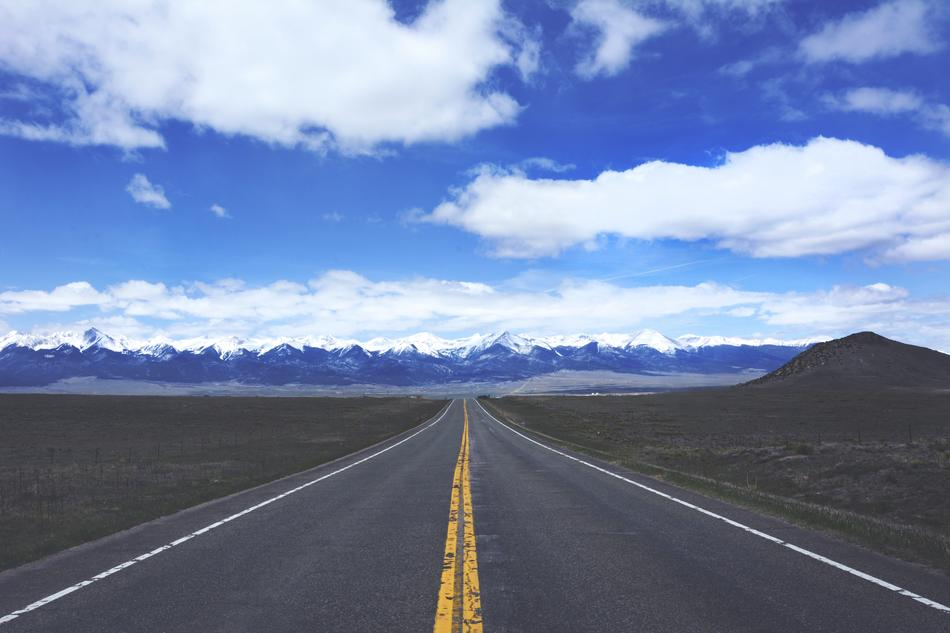
#> input picture road1.jpg, 950 x 633 px
$ jupyter execute road_lane_line_detection.ipynb
#> lines starting #> are read from the running program, lines starting #| are printed output that depends on the picture; after the words box and inside, x2 and y2 are one past the last pixel; in counts of white or black regions, pixels touching at a corner belong together
[cell 1]
import matplotlib.pyplot as plt
import cv2
import numpy as np

[cell 2]
image = cv2.imread('road1.jpg')
#> image is the input picture: shape (633, 950, 3); mean B, G, R 167.2, 132.7, 116.4
# transform colors
image = cv2.cvtColor(image,cv2.COLOR_BGR2RGB)
plt.imshow(image)

[cell 3]
def region_of_interest(img,vertices):
    # Apply frame masking and find region of interest
    mask = np.zeros_like(img)
    mask_color = 255
    cv2.fillPoly(mask,vertices,mask_color)
    masked_image = cv2.bitwise_and(img,mask)
    return masked_image

[cell 4]
# get shape of vertices for region of interest
imshape = image.shape
#> imshape = (633, 950, 3)
top_left = [imshape[1]/2-imshape[1]/4,imshape[0]/2+imshape[0]/7]
#> top_left = [237.5, 406.9]
top_right = [imshape[1]/2+imshape[1]/4,imshape[0]/2+imshape[0]/7]
#> top_right = [712.5, 406.9]
lower_left = [0,imshape[0]]
#> lower_left = [0, 633]
lower_right = [imshape[1],imshape[0]]
#> lower_right = [950, 633]
vertices = np.array([[lower_left,top_left,top_right,lower_right]],dtype=np.int32)

[cell 5]
# turn image gray for easier detection
image_gray = cv2.cvtColor(image,cv2.COLOR_RGB2GRAY)
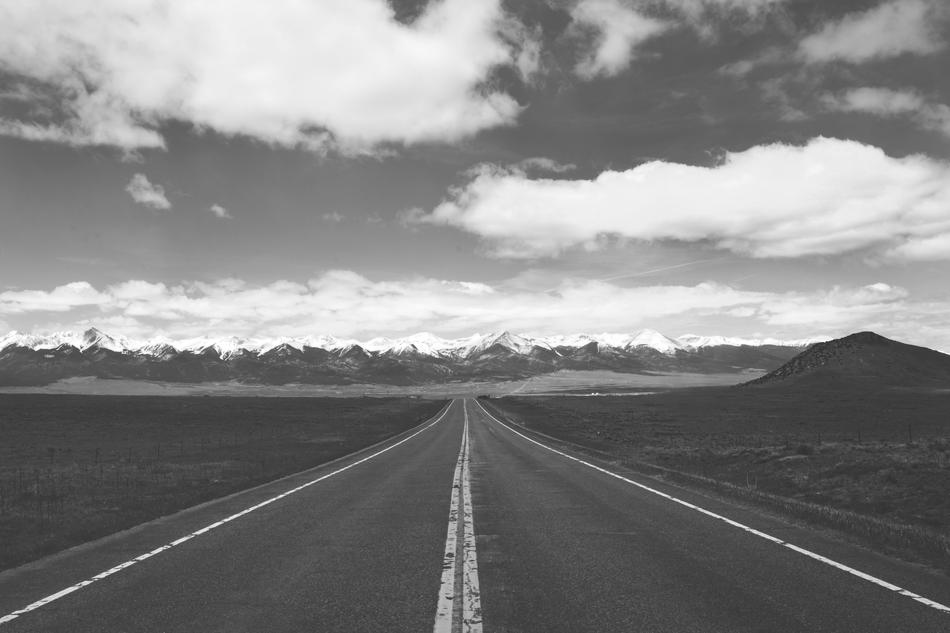
#> image_gray: shape (633, 950); min 32, max 255, mean 131.8
th1 = 50
th2 = 150
# use canny edge detection
image_canny = cv2.Canny(image_gray,th1,th2)
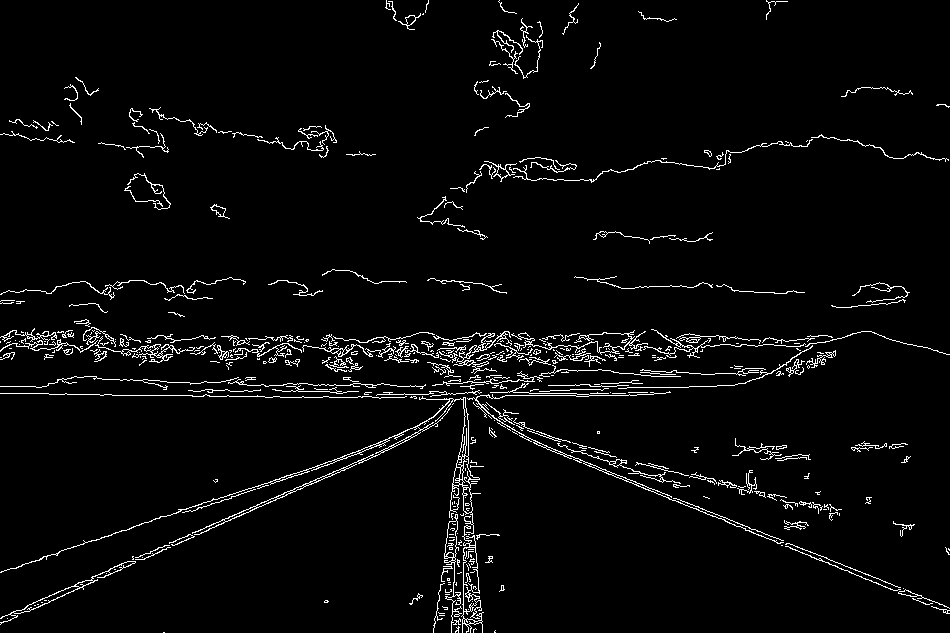
#> image_canny: shape (633, 950); 3.5% white in thin lines or dots

cropped_image = region_of_interest(image_canny,vertices)
#> in region_of_interest, `cv2.fillPoly(mask,vertices,mask_color)`:
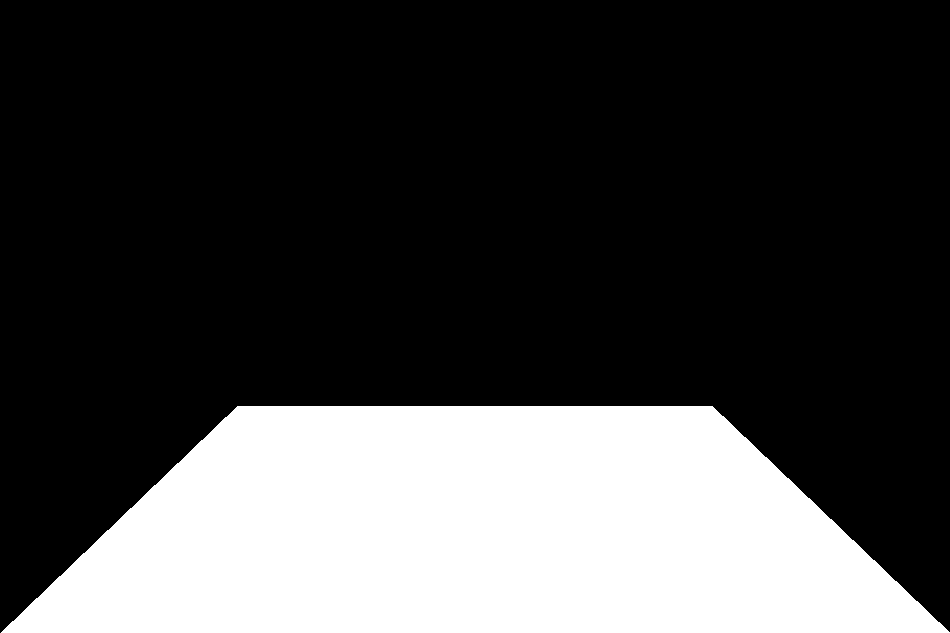
#> mask: shape (633, 950); 26.9% white; 1 white region, box (x1, y1, x2, y2) and area: (1, 406, 950, 633) 161747
#> in region_of_interest, `masked_image = cv2.bitwise_and(img,mask)`:
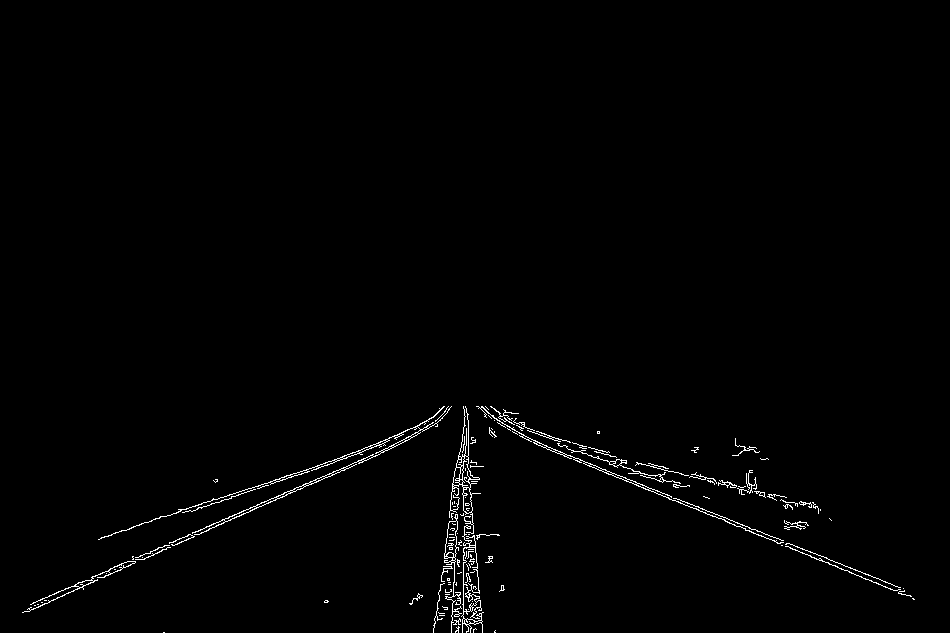
#> masked_image: shape (633, 950); 1% white in thin lines or dots, all inside (x1, y1, x2, y2) = (22, 406, 915, 633)
plt.imshow(cropped_image)

[cell 6]
# apply Hough transform to image
#
lines=cv2.HoughLinesP(cropped_image,rho=8,theta=np.pi/180,threshold=140,lines=np.array([]), minLineLength=40,maxLineGap=10)
#> lines = 69 rows, first 6: [30, 604, 222, 519], [149, 553, 234, 514], [534, 443, 849, 571], [217, 499, 370, 446], [353, 455, 449, 409], [330, 476, 409, 439]

[cell 7]
# draw lines on image
def draw_lines(image,lines):
    image = np.copy(image)

    # create new blank image with same size
    blank_image = np.zeros((image.shape[0],image.shape[1],3),dtype=np.uint8)
    for line in lines:
        for x1,y1,x2,y2 in line:
            # on blank image draw lines and choose color
            cv2.line(blank_image,(x1,y1),(x2,y2),(255,0,0),thickness=6)
#> this loop made 69 passes
#> line on passes 1 to 12: [[30, 604, 222, 519]], [[149, 553, 234, 514]], [[534, 443, 849, 571]], [[217, 499, 370, 446]], [[353, 455, 449, 409]], [[330, 476, 409, 439]], [[498, 423, 609, 452]], [[681, 474, 820, 509]], [[460, 448, 470, 632]], [[300, 489, 417, 432]], [[468, 452, 475, 552]], [[762, 536, 811, 557]]
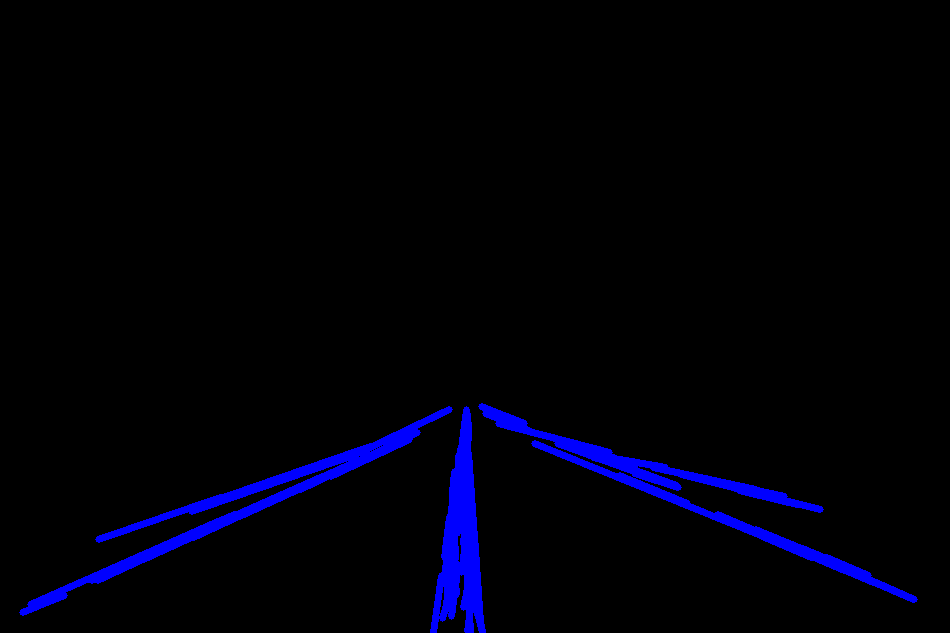
#> blank_image: shape (633, 950, 3); mean of channels 0, 1, 2 9.2, 0, 0; drawn as B, G, R

    # combine original image and drawn lines
    image = cv2.addWeighted(image,0.8,blank_image,1,0.0)
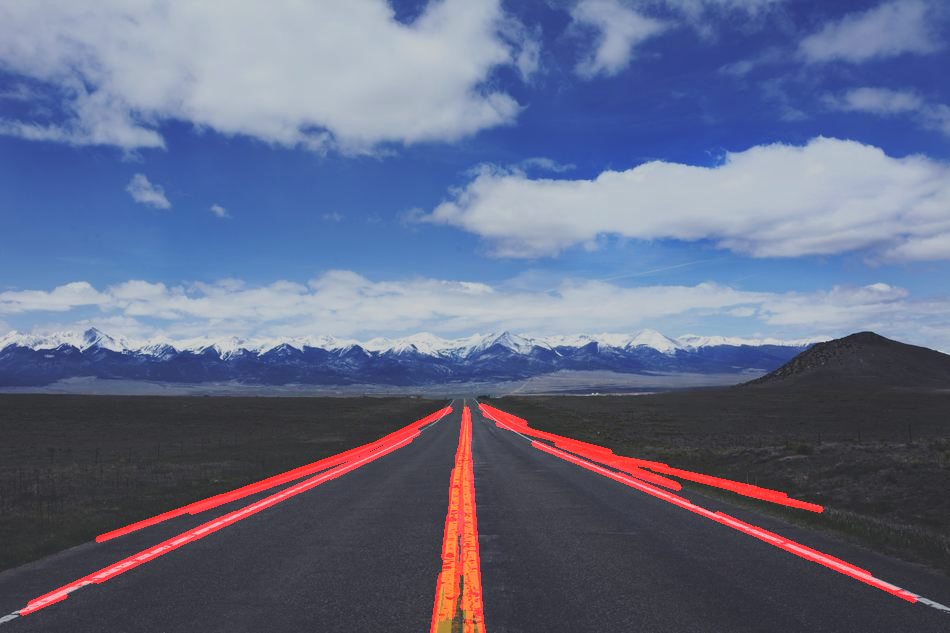
#> image: shape (633, 950, 3); mean R, G, B 99, 106.2, 133.8
    return image

img_with_lines=draw_lines(image,lines)

$ run again, with raw-dash-cam.JPG copied over road1.jpg
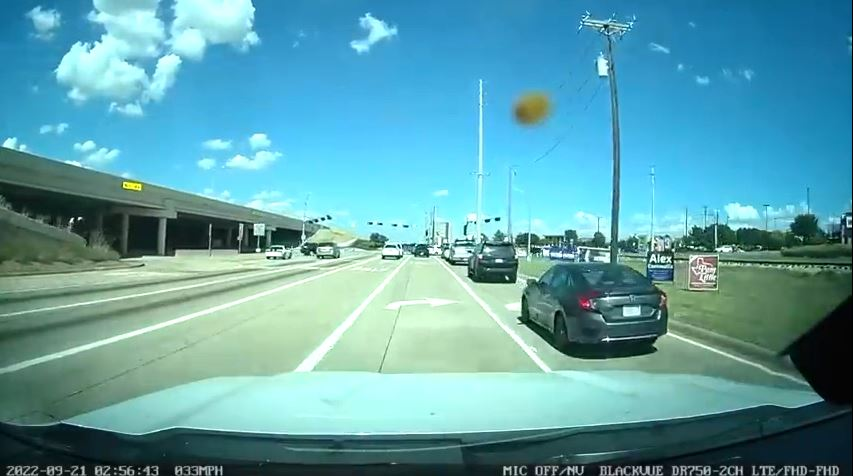
#> input picture raw-dash-cam.JPG, 853 x 476 px
#> image is the input picture: shape (476, 853, 3); mean B, G, R 169.4, 160.6, 94.7
#> `image_canny = cv2.Canny(image_gray,th1,th2)`:
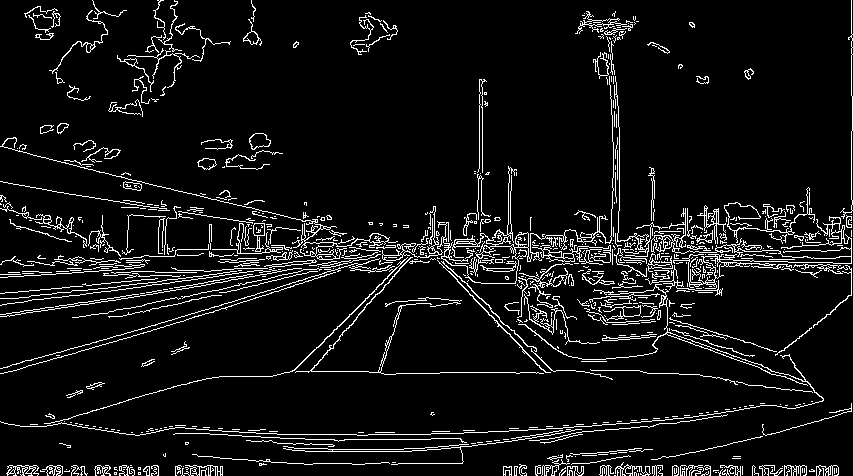
#> image_canny: shape (476, 853); 7.4% white in thin lines or dots
#> mask: shape (476, 853); 26.8% white; 1 white region, box (x1, y1, x2, y2) and area: (1, 306, 853, 476) 108758
#> masked_image: shape (476, 853); 1.9% white in thin lines or dots, all inside (x1, y1, x2, y2) = (6, 306, 839, 476)
#> lines = 70 rows, first 6: [672, 471, 838, 471], [586, 426, 642, 421], [415, 448, 475, 443], [13, 466, 128, 466], [8, 470, 158, 468], [368, 434, 430, 434]
#> the loop in draw_lines, `for line in lines:` made 70 passes
#> in draw_lines, `image = cv2.addWeighted(image,0.8,blank_image,1,0.0)`:
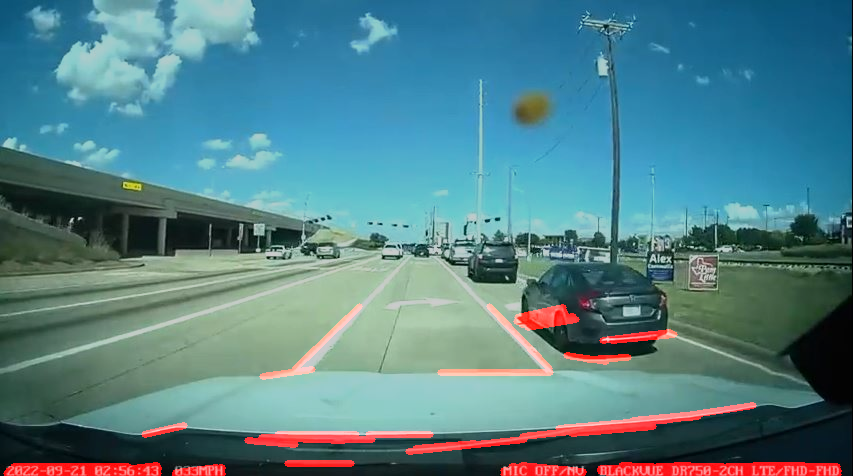
#> image: shape (476, 853, 3); mean R, G, B 83.6, 128.4, 135.5
